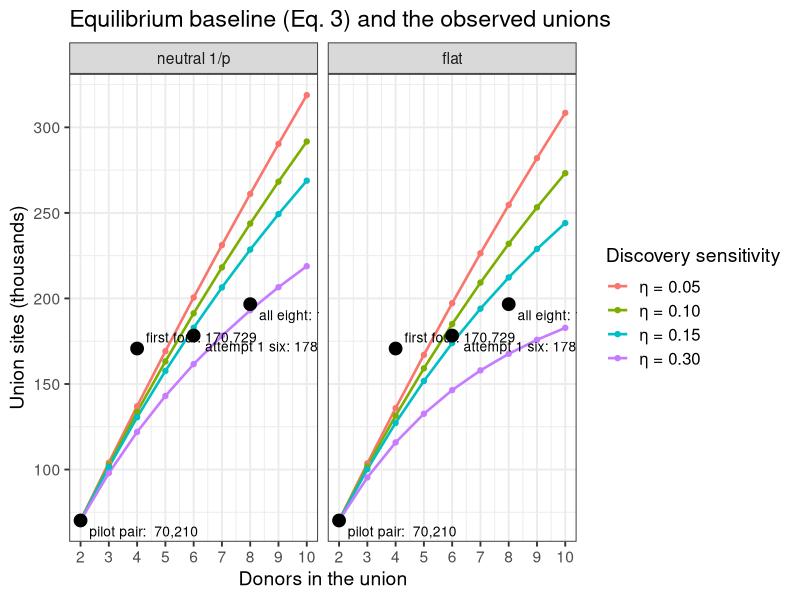
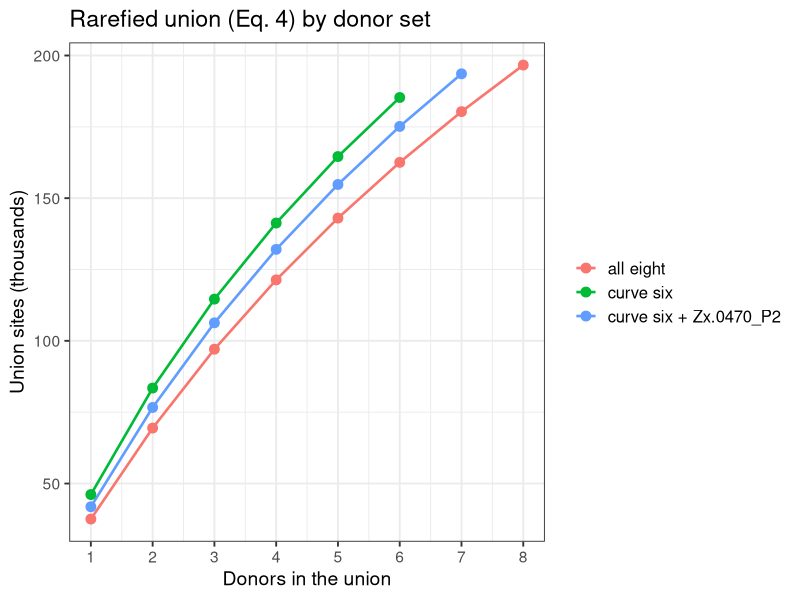
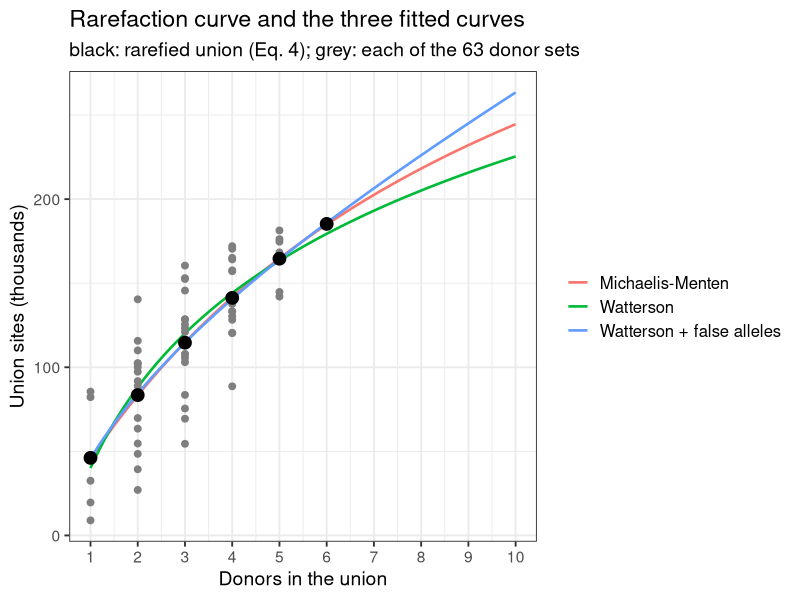
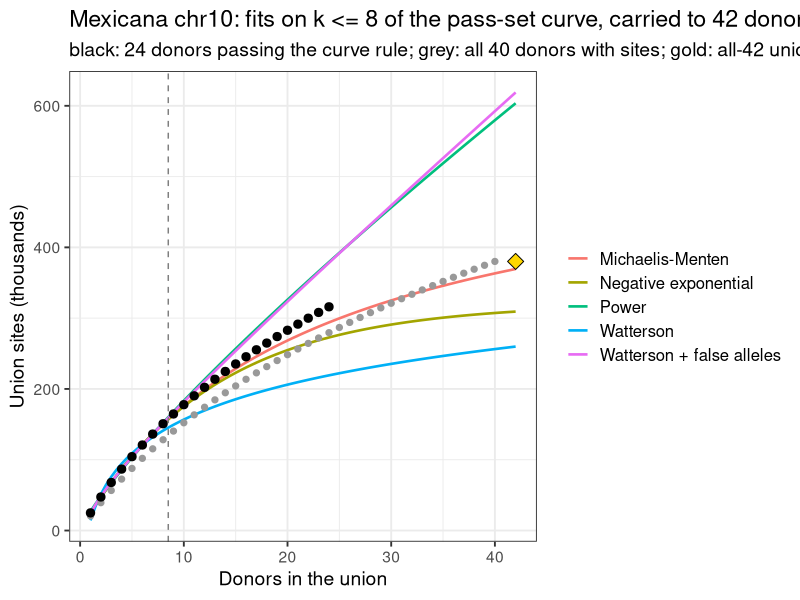
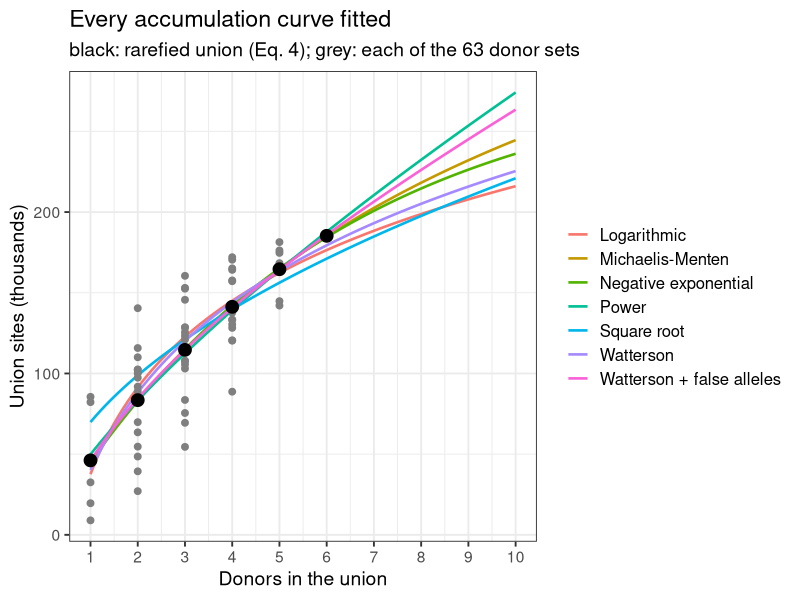

These charts were generated, in order, by the following R code:
## ---- chunk 1
library(data.table)
library(ggplot2)
options(knitr.kable.NA = "")
theme_set(theme_bw(base_size = 14) + theme(legend.text = element_text(size = 12)))
## ---- chunk 2
knitr::kable(data.table(
  taxon = c("mexicana", "parviglumis", "diploperennis", "luxurians", "huehuetenangensis"),
  donors = c(43, 40, 6, 5, 2),
  `mexicana donors by race` = c("Mesa Central 21, Chalco 14, Durango 5, Nobogame 3", "", "", "", "")
))
## ---- chunk 3
chen <- data.table(
  taxon = c("mexicana", "parviglumis", "diploperennis", "perennis", "luxurians", "nicaraguensis", "huehuetenangensis"),
  accessions = c(81, 70, 20, 19, 14, 14, 5),
  snps_M = c(31.32, 41.51, 11.66, 15.29, 9.04, 7.41, 7.99),
  taxon_specific_M = c(4.26, 5.97, 1.13, 1.70, 0.48, 0.37, 0.64),
  specific_downsampled_M = c(1.82, 1.14, 1.06, 1.70, 0.58, 0.41, 1.00),
  pi = c(0.00804, 0.00847, 0.00629, 0.01038, 0.00592, 0.00543, 0.00572),
  fst_mexicana = c(NA, 0.068, 0.277, 0.277, 0.290, 0.270, 0.248),
  fst_maize = c(0.158, 0.101, 0.356, 0.354, 0.364, 0.342, 0.330)
)
knitr::kable(chen, digits = 5, col.names = c(
  "taxon", "accessions", "SNPs (M)", "taxon-specific SNPs (M)",
  "taxon-specific, downsampled (M)", "π per bp", "F_ST with mexicana",
  "F_ST with maize"
))
## ---- chunk 4
# donors in the column order of patterns_8donors.tsv
donors <- data.table(
  donor = c(
    "Zx.0540_P3", "Zx.0570_P2", "Zx.0550_P4", "Zx.0580_P2", "Zx.0500_P2", "Zx.0090_P2", "Zx.0470_P2", "Zx.0160_P2"
  ),
  race = c("Durango", "Nobogame", "Durango", "Nobogame", "Mesa Central", "Chalco", "Mesa Central", "Chalco"),
  own_sites = c(32750, 48251, 85952, 82601, 9060, 7482, 16283, 19767),
  status = c(rep("on the curve", 5), rep("off the curve", 2), "on the curve")
)
good <- which(donors$status == "on the curve")
unions <- data.table(
  set = c("pilot pair", "first four", "attempt 1 six", "all eight"),
  donors = c(2, 4, 6, 8), sites = c(70210, 170729, 178300, 196645)
)
pat <- fread("union_rarefaction/patterns_8donors.tsv",
  header = FALSE, col.names = c("pattern", "n"),
  colClasses = c("character", "numeric")
)
z <- do.call(rbind, lapply(strsplit(pat$pattern, ""), as.integer))
## ---- chunk 5
g <- (1:2000) / 2000
g1 <- head(g, -1)
spectra <- list(`neutral 1/p` = (1 / g1) / sum(1 / g1), flat = rep(1 / length(g1), length(g1)))
afs <- rbindlist(lapply(names(spectra), function(k) {
  rbindlist(lapply(c(0.05, 0.1, 0.15, 0.3), function(eta) {
    eu <- sapply(1:10, function(n) sum(spectra[[k]] * (1 - (1 - eta * g1)^n)))
    data.table(spectrum = k, eta = sprintf("η = %.2f", eta), donors = 2:10, sites = unions$sites[1] * eu[2:10] / eu[2])
  }))
}))
afs[, spectrum := factor(spectrum, levels = names(spectra))]
lab <- unions[, .(donors, sites, label = paste0(set, ": ", format(sites, big.mark = ",")), vj = c(1.6, -0.6, 1.6, 1.6))]
union_of <- function(s) unions[set == s, sites]
plot_curves <- function(curves, title, colour) {
  ggplot(curves, aes(donors, sites / 1e3, colour = eta)) +
    geom_line(linewidth = 0.9) +
    geom_point(size = 1.5) +
    geom_point(data = lab, aes(donors, sites / 1e3), inherit.aes = FALSE, size = 4, shape = 21, fill = "black") +
    geom_text(
      data = lab, aes(donors, sites / 1e3, label = label, vjust = vj), inherit.aes = FALSE, hjust = -0.08,
      size = 3.5
    ) +
    scale_x_continuous(breaks = 1:10) +
    labs(title = title, x = "Donors in the union", y = "Union sites (thousands)", colour = colour)
}
plot_curves(afs, "Equilibrium baseline (Eq. 3) and the observed unions", "Discovery sensitivity") +
  facet_wrap(~spectrum)
## ---- chunk 6
knitr::kable(donors, format.args = list(big.mark = ","), col.names = c("donor", "race", "own tier-A sites", "status"))
knitr::kable(unions, format.args = list(big.mark = ","), col.names = c("union (pipeline)", "donors", "union sites"))
pat6 <- data.table(pattern = apply(z[, good], 1, paste, collapse = ""), n = pat$n)[pattern != "000000", .(n = sum(n)),
  by = pattern
]
knitr::kable(pat6[order(-n)],
  format.args = list(big.mark = ","),
  col.names = c(paste("pattern z,", paste(donors$donor[good], collapse = " ")), "union sites")
)
## ---- chunk 7
rarefy <- function(members) {
  subsets <- unlist(lapply(seq_along(members), function(n) combn(members, n, simplify = FALSE)), recursive = FALSE)
  rbindlist(lapply(subsets, function(d) {
    data.table(
      donors = length(d), set = paste(donors$donor[d], collapse = " + "),
      sites = sum(pat$n[apply(z[, d, drop = FALSE], 1, max) == 1])
    )
  }))
}
sub_dt <- rarefy(good)
rare <- sub_dt[, .(sites = mean(sites)), by = donors]
sets <- list(`curve six` = good, `curve six + Zx.0470_P2` = c(good, 7), `all eight` = seq_len(8))
rare_sets <- rbindlist(lapply(sets, function(m) rarefy(m)[, .(sites = mean(sites)), by = donors]), idcol = "donor set")
knitr::kable(dcast(rare_sets, donors ~ `donor set`, value.var = "sites")[, c("donors", names(sets)), with = FALSE],
  digits = 0, format.args = list(big.mark = ",")
)
## ---- chunk 8
ggplot(rare_sets, aes(donors, sites / 1e3, colour = `donor set`)) +
  geom_line(linewidth = 0.9) +
  geom_point(size = 3) +
  scale_x_continuous(breaks = 1:8) +
  labs(
    title = "Rarefied union (Eq. 4) by donor set", x = "Donors in the union", y = "Union sites (thousands)",
    colour = NULL
  )
## ---- chunk 9
union_set <- function(m) sum(pat$n[apply(z[, m, drop = FALSE], 1, max) == 1])
adds <- data.table(
  set = c("curve six", "+ Zx.0470_P2", "+ Zx.0090_P2", "+ Zx.0470_P2 and Zx.0090_P2"),
  sites = c(union_set(good), union_set(c(good, 7)), union_set(c(good, 6)), union_set(c(good, 6, 7)))
)
adds[, added := sites - union_set(good)]
adds[1, added := NA]
knitr::kable(adds, format.args = list(big.mark = ","), col.names = c("union", "sites", "added to the curve six"))
## ---- chunk 10
# harmonic number H_n, continuous in n: digamma(n + 1) + Euler's gamma
harm <- function(n) digamma(n + 1) - digamma(1)
models <- list(
  `Michaelis-Menten` = list(f = sites ~ um * donors / (k + donors), start = list(um = 3e5, k = 4)),
  `Watterson + false alleles` = list(
    f = sites ~ cc + th * harm(donors) + eps * donors,
    start = list(cc = 1e4, th = 5e4, eps = 1e4)
  ),
  Watterson = list(f = sites ~ cc + th * harm(donors), start = list(cc = 1e4, th = 5e4)),
  Logarithmic = list(f = sites ~ a + b * log(donors), start = list(a = 5e4, b = 5e4)),
  Power = list(f = sites ~ a * donors^b, start = list(a = 6e4, b = 0.7)),
  `Square root` = list(f = sites ~ a * sqrt(donors), start = list(a = 6e4)),
  `Negative exponential` = list(f = sites ~ um * (1 - exp(-k * donors)), start = list(um = 3e5, k = 0.2))
)
sym <- c(cc = "c", th = "θ_η", eps = "ε_f", um = "U_∞", k = "K", a = "a", b = "b")
emp <- lapply(models, function(m) nls(m$f, data = rare, start = m$start, control = nls.control(maxiter = 500)))
emp_table <- rbindlist(lapply(names(emp), function(k) {
  cf <- coef(emp[[k]])
  data.table(
    model = k, parameters = paste(sprintf("%s = %s", sym[names(cf)], signif(cf, 3)), collapse = ", "),
    rmse = sqrt(mean(residuals(emp[[k]])^2)),
    at_10 = predict(emp[[k]], data.table(donors = 10))
  )
}))
plot_fits <- function(keep, title) {
  cv <- rbindlist(lapply(keep, function(k) {
    data.table(model = k, donors = seq(1, 10, 0.1), sites = predict(emp[[k]], data.table(donors = seq(1, 10, 0.1))))
  }))
  ggplot(cv, aes(donors, sites / 1e3, colour = model)) +
    geom_line(linewidth = 0.9) +
    geom_point(data = sub_dt, aes(donors, sites / 1e3), inherit.aes = FALSE, colour = "grey50", size = 2) +
    geom_point(data = rare, aes(donors, sites / 1e3), inherit.aes = FALSE, size = 4, shape = 21, fill = "black") +
    scale_x_continuous(breaks = 1:10) +
    labs(
      title = title, subtitle = sprintf("black: rarefied union (Eq. 4); grey: each of the %d donor sets", nrow(sub_dt)),
      x = "Donors in the union", y = "Union sites (thousands)", colour = NULL
    )
}
mm <- coef(emp$`Michaelis-Menten`)
wf <- coef(emp$`Watterson + false alleles`)
# range of the predictions at 10 donors over a group of models, in thousands
at10 <- function(keep) paste(round(range(emp_table[model %in% keep, at_10]) / 1e3), collapse = "-")
fading <- c("Logarithmic", "Negative exponential", "Watterson", "Michaelis-Menten")
lasting <- c("Watterson + false alleles", "Power")
## ---- chunk 11
wa <- coef(emp$Watterson)
wa_res <- round(residuals(emp$Watterson))
## ---- chunk 12
wf_cor <- cov2cor(vcov(emp$`Watterson + false alleles`))
wf_se <- summary(emp$`Watterson + false alleles`)$coefficients[, 2]
## ---- chunk 13
main_models <- c("Michaelis-Menten", "Watterson", "Watterson + false alleles")
plot_fits(main_models, "Rarefaction curve and the three fitted curves")
## ---- chunk 14
knitr::kable(emp_table[model %in% main_models],
  digits = 0, format.args = list(big.mark = ","),
  col.names = c("model", "fitted parameters", "RMSE (sites)", "predicted at 10 donors")
)
proj <- data.table(donors = c(5, 6, 10, 20, 43))
proj[, `:=`(
  mm = predict(emp$`Michaelis-Menten`, proj), watterson = predict(emp$Watterson, proj),
  wf = predict(emp$`Watterson + false alleles`, proj),
  wf_real = wf[["cc"]] + wf[["th"]] * harm(donors), wf_false = wf[["eps"]] * donors
)]
knitr::kable(proj,
  digits = 0, format.args = list(big.mark = ","),
  col.names = c(
    "donors", "Michaelis-Menten", "Watterson", "Watterson + false alleles",
    "of which c + θ_η H_n", "of which ε_f n"
  )
)
## ---- chunk 15
mm_real <- nls(sites ~ um * donors / (k + donors),
  data = rare[, .(donors, sites = wf[["cc"]] + wf[["th"]] * harm(donors))],
  start = list(um = 3e5, k = 4)
)
mm_split <- rbindlist(
  lapply(
    list(`full curve (real + false)` = emp$`Michaelis-Menten`, `real-allele part only` = mm_real),
    function(m) data.table(um = coef(m)[["um"]], k = coef(m)[["k"]], slope = coef(m)[["um"]] / coef(m)[["k"]])
  ),
  idcol = "fitted to"
)
knitr::kable(mm_split,
  digits = c(0, 0, 1, 0), format.args = list(big.mark = ","),
  col.names = c("Eq. 5 fitted to", "U_∞", "K", "initial gain U_∞ / K")
)
## ---- chunk 16
rare5 <- rarefy(setdiff(good, 5))[, .(sites = mean(sites)), by = donors]
emp5 <- lapply(models[main_models], function(m) {
  nls(m$f, data = rare5, start = m$start, control = nls.control(maxiter = 500))
})
check <- rbindlist(lapply(names(emp5), function(k) {
  data.table(
    model = k, at_6 = predict(emp5[[k]], data.table(donors = 6)), at_10 = predict(emp5[[k]], data.table(donors = 10)),
    at_10_six = predict(emp[[k]], data.table(donors = 10))
  )
}))
check[, observed_6 := rare[donors == 6, sites]]
knitr::kable(check[, .(model, at_6, observed_6, at_10, at_10_six)],
  digits = 0, format.args = list(big.mark = ","),
  col.names = c(
    "model", "five-donor fit at 6", "observed at 6 (curve six)", "five-donor fit at 10",
    "six-donor fit at 10"
  )
)
## ---- chunk 17
bounds <- c(`17 % (even per base)` = 0.17, `~100 % (unique sequence)` = 1)
chr10_share <- 26.1 / 367
a_hap <- sum(1 / (1:161))
own <- range(donors$own_sites[good])
til18_diffs <- 444982
theta_pi <- 0.00903 * 26.1e6
eta_lo <- own[1] / til18_diffs
eta_hi <- wf[["th"]] / theta_pi
singletons_neutral_acc <- 2 * (31316555 / a_hap) / 162
# largest share of eps_f that false calls (precision 0.97) and Chen's private SNPs (upper bounds) explain together
explained <- (0.03 * rare[donors == 1, sites] + 402200 / 2 * chr10_share * eta_hi) / wf[["eps"]]
per_donor <- rbindlist(lapply(names(bounds), function(b) {
  private_real <- 402200 / 2 * bounds[[b]] * chr10_share * c(eta_lo, eta_hi)
  data.table(
    share = b, theta_counts = 31316555 * bounds[[b]] * chr10_share / a_hap,
    real_private = paste(format(round(private_real, -1), big.mark = ","), collapse = "-"),
    real_share = paste(round(100 * private_real / wf[["eps"]]), collapse = "-")
  )
}))
## ---- chunk 18
knitr::kable(per_donor[, .(share, real_private, real_share)],
  col.names = c("Chen's SNPs in our ranges", "real private sites per donor", "share of ε_f (%)")
)
## ---- chunk 19
mx_donors <- fread("union_rarefaction/mexicana42_donors.tsv")
mx_carriers <- fread("union_rarefaction/mexicana42_carriers.tsv")
rare_exact <- function(cr) {
  n <- max(cr$carriers)
  data.table(donors = seq_len(n), sites = sapply(seq_len(n), function(k) {
    sum(cr$sites * (1 - exp(lchoose(n - cr$carriers, k) - lchoose(n, k))))
  }))
}
mx_pass <- rare_exact(mx_carriers[set == "pass"])
mx_all <- rare_exact(mx_carriers[set == "all"])
n_pass <- nrow(mx_pass)
u_all <- mx_carriers[set == "all", sum(sites)]
fit_all <- function(dt) {
  lapply(models, function(m) {
    tryCatch(nls(m$f, data = dt, start = m$start, control = nls.control(maxiter = 500)), error = function(e) NULL)
  })
}
mx_fit <- fit_all(mx_pass)
mx_fit8 <- fit_all(mx_pass[donors <= 8])
pred <- function(f, k) if (is.null(f)) NA_real_ else predict(f, data.table(donors = k))
mx_table <- rbindlist(lapply(names(models), function(k) {
  cf <- if (is.null(mx_fit[[k]])) NULL else coef(mx_fit[[k]])
  data.table(
    model = k, parameters = paste(sprintf("%s = %s", sym[names(cf)], signif(cf, 3)), collapse = ", "),
    rmse = if (is.null(mx_fit[[k]])) NA_real_ else sqrt(mean(residuals(mx_fit[[k]])^2)),
    at_42 = pred(mx_fit[[k]], 42),
    k8_at_24 = 100 * (pred(mx_fit8[[k]], n_pass) / mx_pass[donors == n_pass, sites] - 1),
    k8_at_42 = 100 * (pred(mx_fit8[[k]], 42) / u_all - 1)
  )
}))[order(rmse)]
## ---- chunk 20
knitr::kable(mx_table,
  digits = c(0, 0, 0, 0, 1, 1), format.args = list(big.mark = ","),
  col.names = c(
    "model", "parameters (pass set)", "RMSE (sites)", "at 42 donors", "fit on k <= 8: error at 24 (%)",
    "fit on k <= 8: error at 42 (%)"
  )
)
## ---- chunk 21
mx_cv <- rbindlist(lapply(c("Michaelis-Menten", "Negative exponential", "Watterson + false alleles", "Power", "Watterson"),
  function(k) data.table(model = k, donors = seq(1, 42, 0.5), sites = pred(mx_fit8[[k]], seq(1, 42, 0.5)))
))
ggplot(mx_cv, aes(donors, sites / 1e3, colour = model)) +
  geom_line(linewidth = 0.9) +
  geom_vline(xintercept = 8.5, linetype = "dashed", colour = "grey50") +
  geom_point(data = mx_all, aes(donors, sites / 1e3), inherit.aes = FALSE, colour = "grey60", size = 1.8) +
  geom_point(data = mx_pass, aes(donors, sites / 1e3), inherit.aes = FALSE, size = 2.5) +
  annotate("point", x = 42, y = u_all / 1e3, shape = 23, size = 4, fill = "gold") +
  labs(
    title = "Mexicana chr10: fits on k <= 8 of the pass-set curve, carried to 42 donors",
    subtitle = sprintf("black: %d donors passing the curve rule; grey: all %d donors with sites; gold: all-42 union",
      n_pass, nrow(mx_all)),
    x = "Donors in the union", y = "Union sites (thousands)", colour = NULL
  )
## ---- chunk 22
knitr::kable(emp_table,
  digits = 0, format.args = list(big.mark = ","),
  col.names = c("model", "fitted parameters", "RMSE (sites)", "predicted at 10 donors")
)
plot_fits(names(emp), "Every accumulation curve fitted")
## ---- chunk 23
# the four first-set donors, from their own union (job 1143239)
pat <- fread("union_rarefaction/patterns.tsv",
  header = FALSE, col.names = c("pattern", "n"),
  colClasses = c("character", "numeric")
)
z <- do.call(rbind, lapply(strsplit(pat$pattern, ""), as.integer))
p_rare <- function(zz, r, w, grid) {
  apply(zz, 1, function(zr) {
    q <- rep(1, length(grid))
    for (d in seq_along(r)) q <- q * if (zr[d] == 1) grid * r[d] else 1 - grid * r[d]
    sum(w * q)
  })
}
spectrum <- function(a) g^(a - 1) / sum(g^(a - 1))
model <- list(
  v2 = list(
    start = c(rep(-1, 4), -3, log(0.5)),
    par = function(th) list(r = plogis(th[1:4]), phi = plogis(th[5]), a = exp(th[6]), e = NA),
    pz = function(zz, m) p_rare(zz, m$r, c((1 - m$phi) * spectrum(m$a), m$phi), c(g, 1)),
    miss = function(rs, m) {
      sum(c((1 - m$phi) * spectrum(m$a), m$phi) * Reduce(`*`, lapply(rs, function(x) 1 - c(g, 1) * x)))
    }
  ),
  v3 = list(
    start = c(rep(-1, 4), -3, log(0.5), 1),
    par = function(th) list(r = plogis(th[1:4]), phi = plogis(th[5]), a = exp(th[6]), e = plogis(th[7])),
    pz = function(zz, m) {
      (1 - m$phi) * p_rare(zz, m$r, spectrum(m$a), g) +
        m$phi * apply(zz, 1, function(zr) prod(ifelse(zr == 1, m$e, 1 - m$e)))
    },
    miss = function(rs, m) {
      (1 - m$phi) * sum(spectrum(m$a) * Reduce(`*`, lapply(rs, function(x) 1 - g * x))) +
        m$phi * (1 - m$e)^length(rs)
    }
  )
)
fits <- lapply(model, function(md) {
  nll <- function(th) {
    pz <- md$pz(z, md$par(th))
    -sum(pat$n * log(pz / sum(pz)))
  }
  ft <- optim(md$start, nll, method = "BFGS", control = list(maxit = 2000))
  m <- md$par(ft$par)
  m$S <- sum(pat$n) / (1 - md$miss(m$r, m))
  m$union <- function(rs) m$S * (1 - md$miss(rs, m))
  m$fitted <- sum(pat$n) * md$pz(z, m) / sum(md$pz(z, m))
  m$loglik <- -ft$value
  m
})
par_table <- rbindlist(lapply(names(fits), function(v) {
  m <- fits[[v]]
  data.table(
    version = sub("v", "", v), r_0540 = m$r[1], r_0570 = m$r[2], r_0550 = m$r[3], r_0580 = m$r[4],
    a = m$a, phi = m$phi, e = m$e, S = round(m$S), log_lik = round(m$loglik, 1)
  )
}))
knitr::kable(par_table, digits = 3, format.args = list(big.mark = ","))
knitr::kable(
  data.table(
    pattern = pat$pattern, observed = pat$n, version_2 = round(fits$v2$fitted),
    version_3 = round(fits$v3$fitted)
  )[order(-observed)],
  format.args = list(big.mark = ","), col.names = c("pattern z", "observed", "Version 2 (B1)", "Version 3 (B3)")
)
